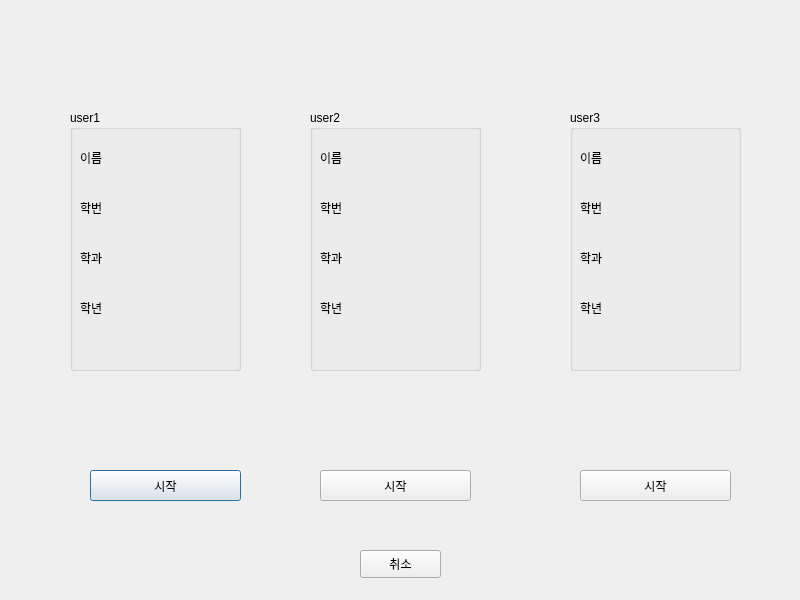
<?xml version="1.0" encoding="UTF-8"?>
<ui version="4.0">
 <class>Dialog</class>
 <widget class="QDialog" name="Dialog">
  <property name="geometry">
   <rect>
    <x>0</x>
    <y>0</y>
    <width>800</width>
    <height>600</height>
   </rect>
  </property>
  <property name="windowTitle">
   <string>Dialog</string>
  </property>
  <widget class="QPushButton" name="save1_btn">
   <property name="geometry">
    <rect>
     <x>90</x>
     <y>470</y>
     <width>151</width>
     <height>31</height>
    </rect>
   </property>
   <property name="text">
    <string>시작</string>
   </property>
  </widget>
  <widget class="QPushButton" name="save2_btn">
   <property name="geometry">
    <rect>
     <x>320</x>
     <y>470</y>
     <width>151</width>
     <height>31</height>
    </rect>
   </property>
   <property name="text">
    <string>시작</string>
   </property>
  </widget>
  <widget class="QPushButton" name="save3_btn">
   <property name="geometry">
    <rect>
     <x>580</x>
     <y>470</y>
     <width>151</width>
     <height>31</height>
    </rect>
   </property>
   <property name="text">
    <string>시작</string>
   </property>
  </widget>
  <widget class="QGroupBox" name="groupBox">
   <property name="geometry">
    <rect>
     <x>70</x>
     <y>110</y>
     <width>171</width>
     <height>261</height>
    </rect>
   </property>
   <property name="title">
    <string>user1</string>
   </property>
   <widget class="QLabel" name="label">
    <property name="geometry">
     <rect>
      <x>10</x>
      <y>40</y>
      <width>64</width>
      <height>15</height>
     </rect>
    </property>
    <property name="text">
     <string>이름</string>
    </property>
   </widget>
   <widget class="QLabel" name="label_2">
    <property name="geometry">
     <rect>
      <x>10</x>
      <y>90</y>
      <width>64</width>
      <height>15</height>
     </rect>
    </property>
    <property name="text">
     <string>학번</string>
    </property>
   </widget>
   <widget class="QLabel" name="label_3">
    <property name="geometry">
     <rect>
      <x>10</x>
      <y>140</y>
      <width>64</width>
      <height>15</height>
     </rect>
    </property>
    <property name="text">
     <string>학과</string>
    </property>
   </widget>
   <widget class="QLabel" name="label_4">
    <property name="geometry">
     <rect>
      <x>10</x>
      <y>190</y>
      <width>64</width>
      <height>15</height>
     </rect>
    </property>
    <property name="text">
     <string>학년</string>
    </property>
   </widget>
  </widget>
  <widget class="QGroupBox" name="groupBox_2">
   <property name="geometry">
    <rect>
     <x>310</x>
     <y>110</y>
     <width>171</width>
     <height>261</height>
    </rect>
   </property>
   <property name="title">
    <string>user2</string>
   </property>
   <widget class="QLabel" name="label_5">
    <property name="geometry">
     <rect>
      <x>10</x>
      <y>40</y>
      <width>64</width>
      <height>15</height>
     </rect>
    </property>
    <property name="text">
     <string>이름</string>
    </property>
   </widget>
   <widget class="QLabel" name="label_6">
    <property name="geometry">
     <rect>
      <x>10</x>
      <y>90</y>
      <width>64</width>
      <height>15</height>
     </rect>
    </property>
    <property name="text">
     <string>학번</string>
    </property>
   </widget>
   <widget class="QLabel" name="label_7">
    <property name="geometry">
     <rect>
      <x>10</x>
      <y>140</y>
      <width>64</width>
      <height>15</height>
     </rect>
    </property>
    <property name="text">
     <string>학과</string>
    </property>
   </widget>
   <widget class="QLabel" name="label_8">
    <property name="geometry">
     <rect>
      <x>10</x>
      <y>190</y>
      <width>64</width>
      <height>15</height>
     </rect>
    </property>
    <property name="text">
     <string>학년</string>
    </property>
   </widget>
  </widget>
  <widget class="QGroupBox" name="groupBox_3">
   <property name="geometry">
    <rect>
     <x>570</x>
     <y>110</y>
     <width>171</width>
     <height>261</height>
    </rect>
   </property>
   <property name="title">
    <string>user3</string>
   </property>
   <widget class="QLabel" name="label_9">
    <property name="geometry">
     <rect>
      <x>10</x>
      <y>40</y>
      <width>64</width>
      <height>15</height>
     </rect>
    </property>
    <property name="text">
     <string>이름</string>
    </property>
   </widget>
   <widget class="QLabel" name="label_10">
    <property name="geometry">
     <rect>
      <x>10</x>
      <y>90</y>
      <width>64</width>
      <height>15</height>
     </rect>
    </property>
    <property name="text">
     <string>학번</string>
    </property>
   </widget>
   <widget class="QLabel" name="label_11">
    <property name="geometry">
     <rect>
      <x>10</x>
      <y>140</y>
      <width>64</width>
      <height>15</height>
     </rect>
    </property>
    <property name="text">
     <string>학과</string>
    </property>
   </widget>
   <widget class="QLabel" name="label_12">
    <property name="geometry">
     <rect>
      <x>10</x>
      <y>190</y>
      <width>64</width>
      <height>15</height>
     </rect>
    </property>
    <property name="text">
     <string>학년</string>
    </property>
   </widget>
  </widget>
  <widget class="QPushButton" name="cancel_btn">
   <property name="geometry">
    <rect>
     <x>360</x>
     <y>550</y>
     <width>81</width>
     <height>28</height>
    </rect>
   </property>
   <property name="text">
    <string>취소</string>
   </property>
  </widget>
 </widget>
 <resources/>
 <connections/>
</ui>
